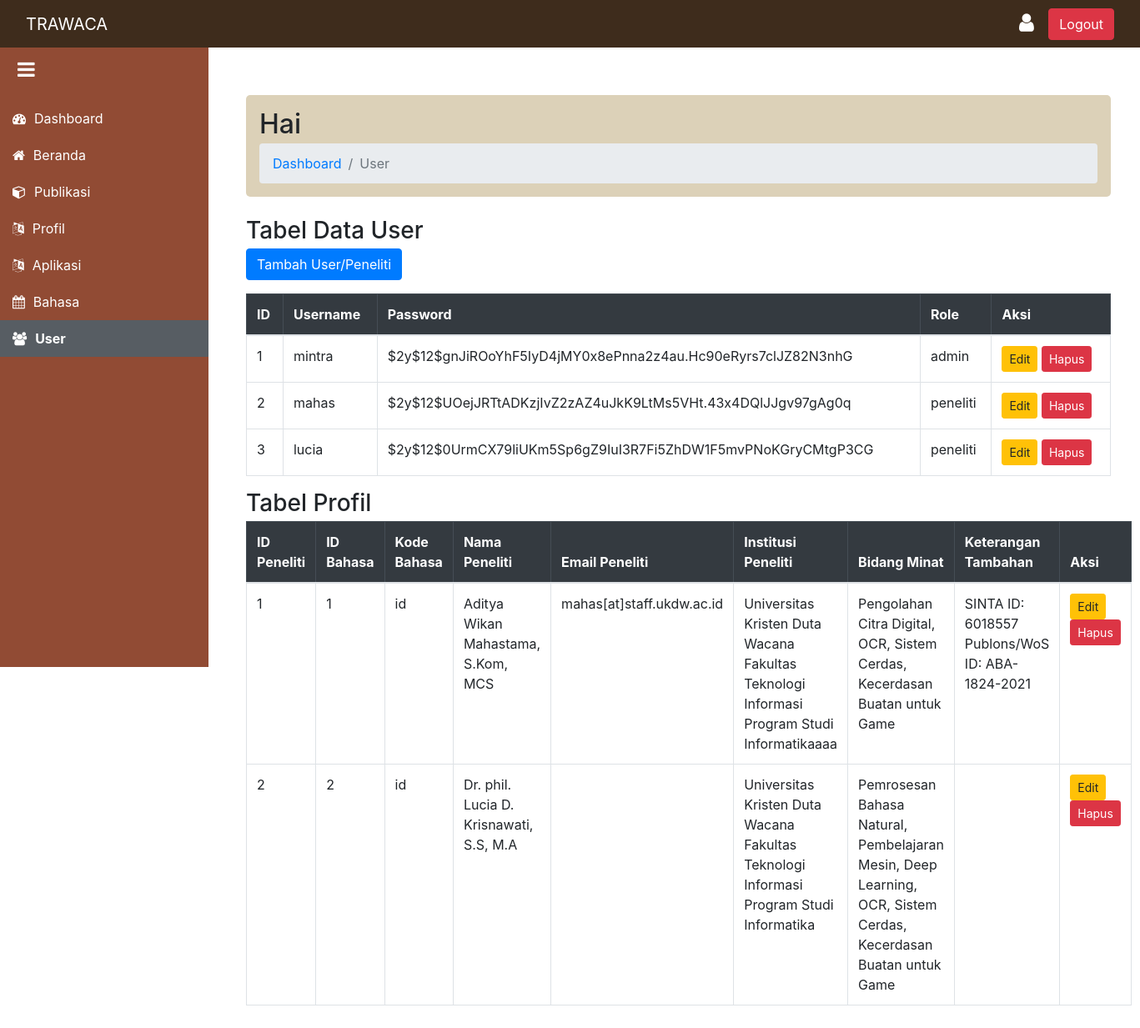
Screenshot of /Adminn/user_dashboard.php with the database file from the repository.
### tables this page shows
CREATE TABLE `users` (
  `id_user` int(11) NOT NULL,
  `username` varchar(255) NOT NULL,
  `password` varchar(255) NOT NULL,
  `role` enum('admin','peneliti') NOT NULL DEFAULT 'peneliti',
  `id_peneliti` int(11) DEFAULT NULL
);

CREATE TABLE `profil_peneliti_bahasa` (
  `id_bahasa` int(11) NOT NULL,
  `id_peneliti` int(11) NOT NULL,
  `kode_bahasa` varchar(10) NOT NULL,
  `bidang_minat` text NOT NULL,
  `institusi_peneliti` text NOT NULL
);

CREATE TABLE `profil_peneliti` (
  `id_peneliti` int(11) NOT NULL,
  `nama_peneliti` varchar(100) NOT NULL,
  `email_peneliti` varchar(100) NOT NULL,
  `keterangan_tambahan` varchar(100) NOT NULL
);

### backend/admin_user_backend.php (called while the page is built, shortened)
<?php
include(__DIR__ . '../../config/database.php');
$queryUser = "
    SELECT
        id_user,
        username,
        password, -- Sebaiknya tidak menampilkan password hash di list, tapi untuk contoh ini kita biarkan
        role
    FROM
        users";
$stmtUser = $pdo->prepare($queryUser);
$stmtUser->execute();
$User = $stmtUser->fetchAll(PDO::FETCH_ASSOC);
?>

### backend/admin_peneliti_beranda_backend.php (called while the page is built, shortened)
<?php
include(__DIR__ . '../../config/database.php');
$queryPeneliti = "
    SELECT
        pp.id_peneliti,
        pp.nama_peneliti,
        pp.email_peneliti,
        pp.keterangan_tambahan,
        ppb.id_bahasa,
        ppb.kode_bahasa,
        ppb.bidang_minat,
        ppb.institusi_peneliti
    FROM
        profil_peneliti pp
    JOIN
        profil_peneliti_bahasa ppb ON pp.id_peneliti = ppb.id_peneliti";
$stmtPeneliti = $pdo->prepare($queryPeneliti);
$stmtPeneliti->execute();
$Peneliti = $stmtPeneliti->fetchAll(PDO::FETCH_ASSOC);
?>

### Adminn/user_dashboard.php (the view, shortened to what this page needs)
<?php
include '../backend/admin_user_backend.php';
include '../backend/admin_peneliti_beranda_backend.php';
?>
<!DOCTYPE html>
<html lang="id">
<head>
    <link href="../trawaca_bootstrap/bootstrap.min.css" rel="stylesheet">
    <link rel="stylesheet" href="https://cdnjs.cloudflare.com/ajax/libs/font-awesome/4.7.0/css/font-awesome.min.css">
</head>
<body>
    <nav class="navbar navbar-expand-lg navbar-dark">
        <div class="container-fluid">
        <button class="sidebar-toggle" onclick="toggleSidebar()">
                <i class="fa fa-bars"></i>
            </button>
            <a class="navbar-brand" href="#">TRAWACA</a>
            <div class="ml-auto">
                <a href="profil.php" class="btn">
                    <i class="fa fa-user" style="font-size: 25px; color: white;"></i>
                </a>
                <a href="../logout.php" class="btn btn-danger">Logout</a>
            </div>
        </div>
    </nav>
    <div class="sidebar" id="sidebar">
        <a href="dashboard.php"><i class="fa fa-tachometer"></i> <span class="menu-text">Dashboard</span></a>
        <a href="beranda_dashboard.php" ><i class="fa fa-home"></i> <span class="menu-text">Beranda</span></a>
        <a href="publikasi_dashboard.php"><i class="fa fa-cube"></i> <span class="menu-text">Publikasi</span></a>
        <a href="profil_dashboard.php"><i class="fa fa-language"></i> <span class="menu-text">Profil</span></a>
        <a href="aplikasi_dashboard.php" ><i class="fa fa-language"></i> <span class="menu-text">Aplikasi</span></a>
        <a href="bahasa_dashboard.php"><i class="fa fa-calendar"></i> <span class="menu-text">Bahasa</span></a>
        <a href="user_dashboard.php" class="active"><i class="fa fa-users"></i> <span class="menu-text">User</span></a>
    </div>
    <div class="admin-content" id="content">
        <div class="container mt-4">
            <div class="header p-3 mb-4" style="background-color: #DCD1B8; border-radius: 5px;">
                <h2 class="mb-1">Hai <?= $_SESSION['username']?></h2>
                <nav aria-label="breadcrumb">
                    <ol class="breadcrumb mb-0">
                        <li class="breadcrumb-item"><a href="dashboard.php">Dashboard</a></li>
                        <li class="breadcrumb-item active" aria-current="page">User</li>
                    </ol>
                </nav>
            </div>
            <h3 class="mb-1">Tabel Data User</h3>
            <a href="CRU/user.php" class="btn btn-primary mb-3">Tambah User/Peneliti</a>
            <table class="table table-bordered">
                <thead class="table-dark">
                    <tr>
                        <th>ID</th>
                        <th>Username</th>
                        <th>Password</th>
                        <th>Role</th>
                        <th>Aksi</th>
                    </tr>
                </thead>
                <tbody>
                    <?php foreach ($User as $row) : ?>
                        <tr>
                            <td><?= $row['id_user']; ?></td>
                            <td><?= $row['username']; ?></td>
                            <td><?= $row['password']; ?></td>
                            <td><?= $row['role']; ?></td>
                            <td>
                                <a href="CRU/user.php?edit=<?= $row['id_user']; ?>" class="btn btn-warning btn-sm">Edit</a>
                                <a href="?deleteuser=<?= $row['id_user']; ?>" class="btn btn-danger btn-sm" onclick="return confirm('Yakin ingin menghapus?')">Hapus</a>
                            </td>
                        </tr>
                    <?php endforeach; ?>
                </tbody>
            </table>
<h3 class="mb-1">Tabel  Profil</h3>
<table class="table table-bordered">
    <thead class="table-dark">
        <tr>
            <th>ID Peneliti</th>
            <th>ID Bahasa</th>
            <th>Kode Bahasa</th>
            <th>Nama Peneliti</th>
            <th>Email Peneliti</th>
            <th>Institusi Peneliti</th>
            <th>Bidang Minat</th>
            <th>Keterangan Tambahan</th>
            <th>Aksi</th>
        </tr>
    </thead>
    <tbody>
        <?php foreach ($Peneliti as $rowPeneliti) : ?>
            <tr>
                <td><?= $rowPeneliti['id_peneliti']; ?></td>
                <td><?= $rowPeneliti['id_bahasa']; ?></td>
                <td><?= $rowPeneliti['kode_bahasa']; ?></td>
                <td><?= $rowPeneliti['nama_peneliti']; ?></td>
                <td><?= $rowPeneliti['email_peneliti']; ?></td>
                <td><?= $rowPeneliti['institusi_peneliti']; ?></td>
                <td><?= $rowPeneliti['bidang_minat']; ?></td>
                <td><?= $rowPeneliti['keterangan_tambahan']; ?></td>
                <td>
                    <a href="CRU/peneliti_edit.php?edit=<?= $rowHeader['id_bahasa']; ?>" class="btn btn-warning btn-sm">Edit</a>
                    <a href="?deletepeneliti=<?= $rowPeneliti['id_bahasa']; ?>" class="btn btn-danger btn-sm" onclick="return confirm('Yakin ingin menghapus?')">Hapus</a>
                </td>
            </tr>
        <?php endforeach; ?>
    </tbody>
</table>
        </div>
    </div>
</body>
</html>

### Adminn/user_dashboard.php (style rules this page uses)
body { display: flex; flex-direction: column; height: 100vh; margin: 0; overflow-x: hidden; }
.navbar { position: fixed; top: 0; width: 100%; z-index: 1000; background-color: #3E2C1C; }
.sidebar { width: 250px; height: 100vh; background-color: #914b34; padding-top: 120px; position: fixed; left: 0; transition: width 0.3s ease-in-out, transform 0.3s ease-in-out; overflow: hidden; }
.sidebar a { padding: 10px 15px; display: flex; align-items: center; color: white; text-decoration: none; white-space: nowrap; transition: background-color 0.3s; }
.sidebar a i { margin-right: 10px; }
.sidebar a.active { background-color: #575d63; font-weight: bold; }
.admin-content { margin-left: 260px; margin-top: 70px; padding: 20px; width: calc(100% - 260px); transition: margin-left 0.3s ease-in-out, width 0.3s ease-in-out; }
.sidebar-toggle { position: absolute; top: 65px; left: 15px; font-size: 24px; background: none; border: none; color: white; cursor: pointer; z-index: 1100; }

### rows the page displays
users: id_user "1", username "mintra", password "$2y$12$gnJiROoYhF5IyD4jMY0x8ePnna2z4au.Hc90eRyrs7clJZ82N3nhG", role "admin"
users: id_user "2", username "mahas", password "$2y$12$UOejJRTtADKzjIvZ2zAZ4uJkK9LtMs5VHt.43x4DQlJJgv97gAg0q", role "peneliti"
users: id_user "3", username "lucia", password "$2y$12$0UrmCX79liUKm5Sp6gZ9IuI3R7Fi5ZhDW1F5mvPNoKGryCMtgP3CG", role "peneliti"
profil_peneliti_bahasa: id_peneliti.id_peneliti "1", id_bahasa "1", kode_bahasa "id", id_peneliti.nama_peneliti "Aditya Wikan Mahastama, S.Kom, MCS", id_peneliti.email_peneliti "mahas[at]staff.ukdw.ac.id", institusi_peneliti "Universitas Kristen Duta Wacana Fakultas Teknologi Informasi Program Studi Informatikaaaa", bidang_minat "Pengolahan Citra Digital, OCR, Sistem Cerdas, Kecerdasan Buatan untuk Game", id_peneliti.keterangan_tambahan "SINTA ID: 6018557 Publons/WoS ID: ABA-1824-2021"
profil_peneliti_bahasa: id_peneliti.id_peneliti "2", id_bahasa "2", kode_bahasa "id", id_peneliti.nama_peneliti "Dr. phil. Lucia D. Krisnawati, S.S, M.A", institusi_peneliti "Universitas Kristen Duta Wacana Fakultas Teknologi Informasi Program Studi Informatika", bidang_minat "Pemrosesan Bahasa Natural, Pembelajaran Mesin, Deep Learning, OCR, Sistem Cerdas, Kecerdasan Buatan untuk Game"
